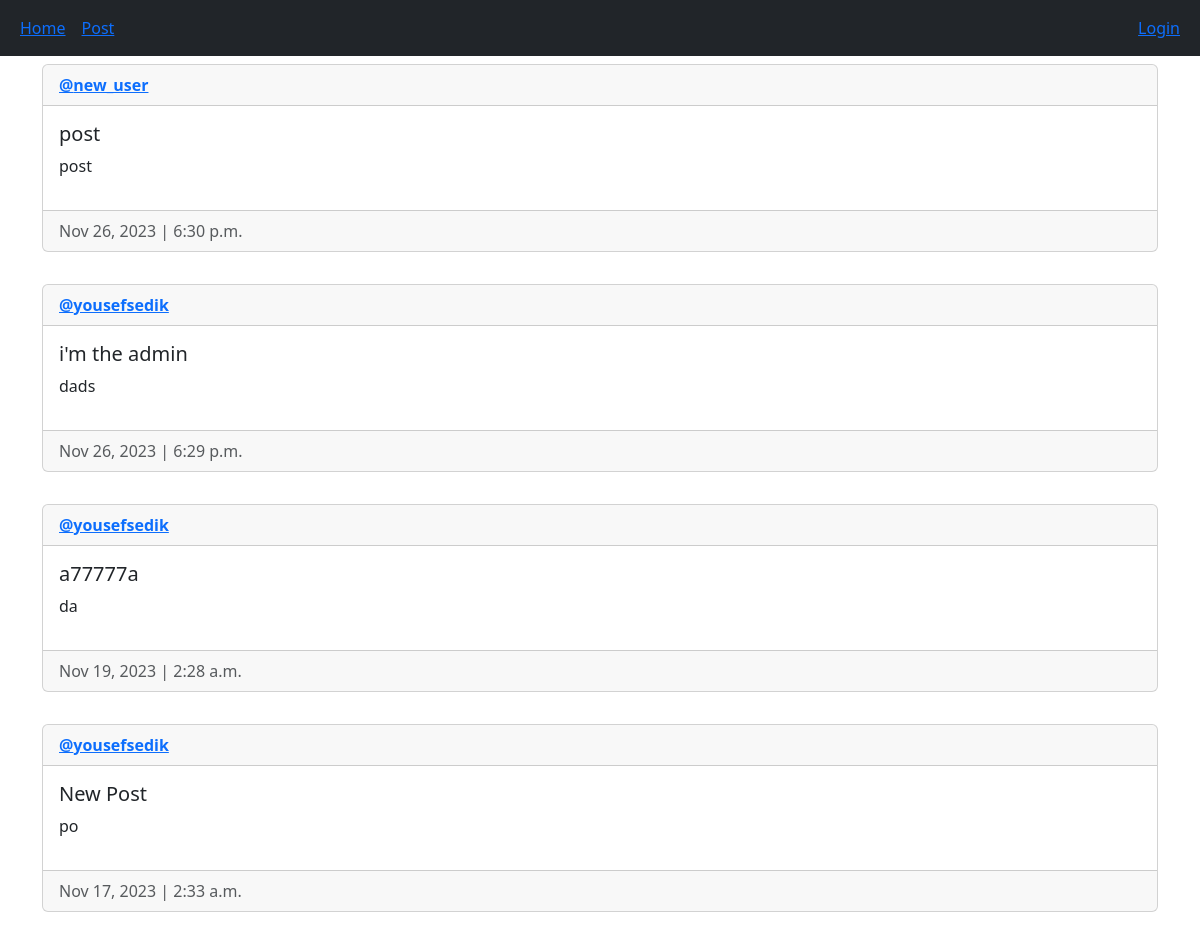
Before: / with the older database file.
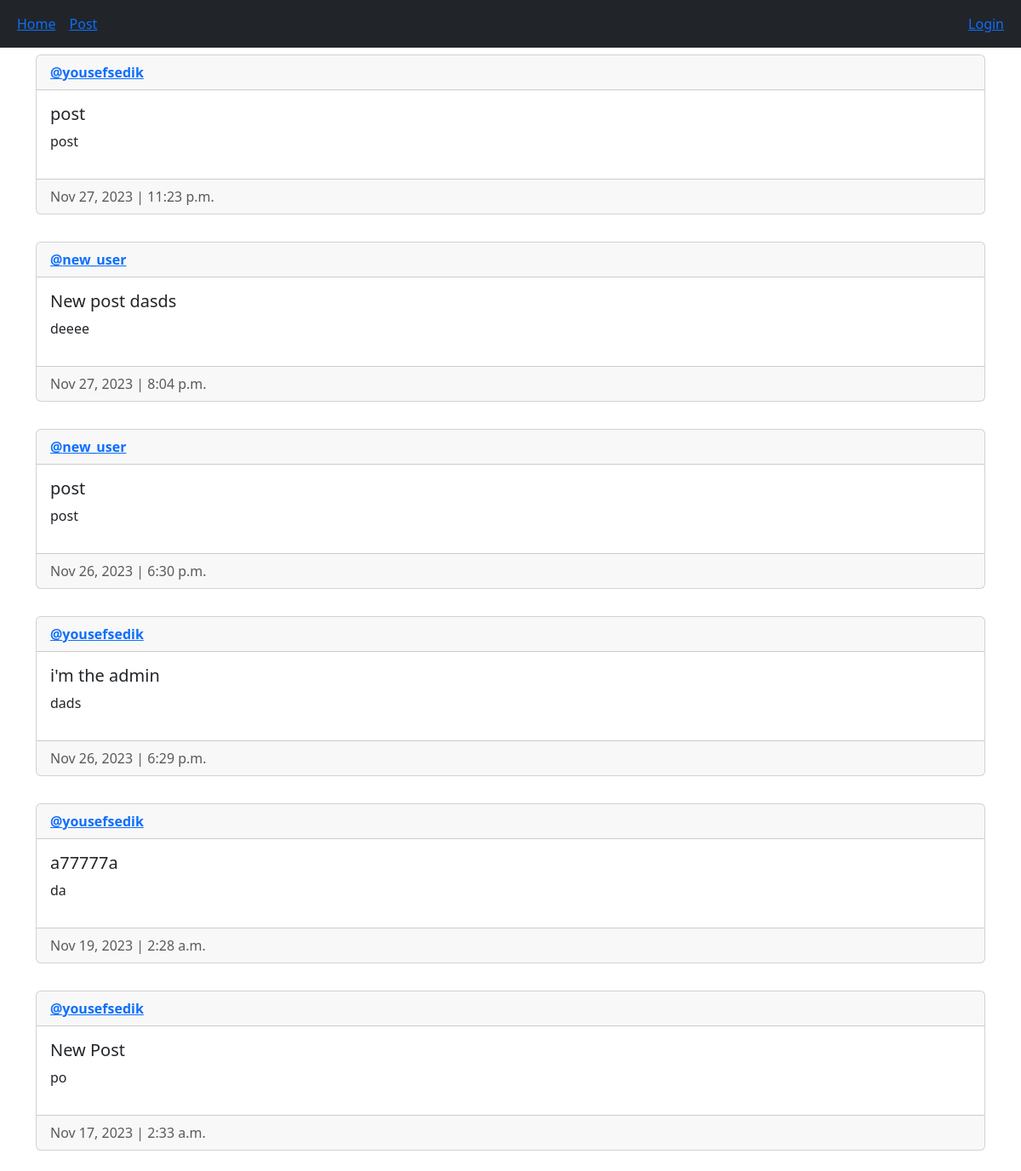
After: the same page with the newer database file.
### main/models.py (models this page shows, shortened)
class Post(models.Model):
    author = models.ForeignKey(User, on_delete=models.CASCADE)
    title = models.CharField(max_length=100)
    description = models.TextField()
    created_at = models.DateField(auto_now_add=True)
    created_at_time = models.TimeField(auto_now_add=True)
    updated_at = models.DateField(auto_now=True)
    updated_at_time = models.TimeField(auto_now=True)
    class Meta:
        ordering  = ["-created_at", '-created_at_time']

### main/views.py (the view, shortened to what this page needs)
# urls.py: 2. Add a URL to urlpatterns:  path('', views.home, name='home')
def home(re):
    all_posts = models.Post.objects.all()
    month_number = {'1':'Jan', '2':'Feb', '3':'Mar', '4':'Apr',
                    '5':'May', '6':'Jun', '7':'Jul', '8':'Aug', '9':'Sep'
                    , '10':'Oct', '11':'Nov', '12': 'Dec'}
    current_date = datetime.date
    current_time = datetime.time
    for post in all_posts:
        post.created_at = f"{month_number[str(post.created_at.month)]} {post.created_at.day}, {post.created_at.year}"
    return render(re, 'main/home.html', {'posts': all_posts} )

### main/templates/main/home.html (shortened to what this page needs)
{% extends 'main/base.html' %}
{% block content %}
      {% for post in posts %}
       <div class="card mt-2">
            <div class="card-header"><strong><a href="{% url 'view_profile' post.author.username %}">@{{ post.author.username }}</a></strong></div>
            <div class="card-body d-flex flex-row justify-content-between">
                  <div>
                        <h5 class="card-title"> {{ post.title}} </h5>
                        <p> {{ post.description}}</p>
                  </div>
            </div>
            {% include 'main/viewDateInfo.html' %}
       </div>
       <br>
       {% empty %}
       <h3 style="text-align: center;">No Posts yet :(</h3>
      {% endfor %}
{% endblock content %}

### main/templates/main/viewDateInfo.html
<div class="card-footer text-muted">
    {{post.created_at}} | {{post.created_at_time}}
</div>

Changed rows visible on the page:
added Post: author.username "yousefsedik", title "post", description "post", created_at "Nov 27, 2023", created_at_time "11:23 p.m."
added Post: author.username "new_user", title "New post dasds", description "deeee", created_at "Nov 27, 2023", created_at_time "8:04 p.m."
